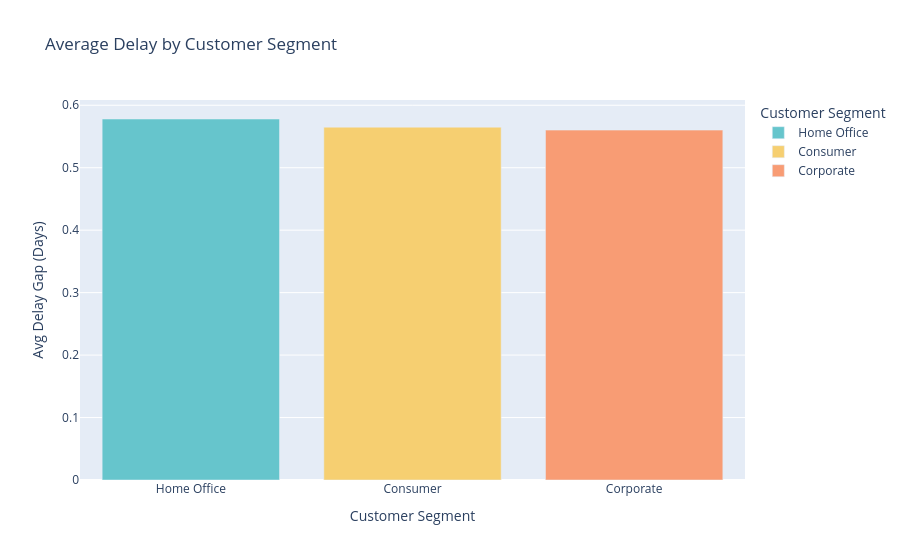

This figure's notebook cell:
### Code cell
# 4. Delays across Customer Segments
segment_delay = df.groupby('customer_segment')['delay_gap'].mean().reset_index()
segment_delay = segment_delay.sort_values(by='delay_gap', ascending=False)

# Create a bar chart for Customer Segments
fig4 = px.bar(segment_delay, 
              x='customer_segment', 
              y='delay_gap',
              title='Average Delay by Customer Segment',
              labels={'customer_segment': 'Customer Segment', 'delay_gap': 'Avg Delay Gap (Days)'},
              color='customer_segment',
              color_discrete_sequence=px.colors.qualitative.Pastel)

fig4.show()

### Figure 1 — Plotly figure (JSON) as saved in the notebook; plotly's stock layout.template omitted (floating-point values rounded to 4 significant figures)
{"data": [{"hovertemplate": "Customer Segment=%{x}<br>Avg Delay Gap (Days)=%{y}<extra></extra>", "legendgroup": "Home Office", "marker": {"color": "rgb(102, 197, 204)", "pattern": {"shape": ""}}, "name": "Home Office", "orientation": "v", "showlegend": true, "textposition": "auto", "type": "bar", "x": ["Home Office"], "xaxis": "x", "y": [0.578], "yaxis": "y"}, {"hovertemplate": "Customer Segment=%{x}<br>Avg Delay Gap (Days)=%{y}<extra></extra>", "legendgroup": "Consumer", "marker": {"color": "rgb(246, 207, 113)", "pattern": {"shape": ""}}, "name": "Consumer", "orientation": "v", "showlegend": true, "textposition": "auto", "type": "bar", "x": ["Consumer"], "xaxis": "x", "y": [0.5649], "yaxis": "y"}, {"hovertemplate": "Customer Segment=%{x}<br>Avg Delay Gap (Days)=%{y}<extra></extra>", "legendgroup": "Corporate", "marker": {"color": "rgb(248, 156, 116)", "pattern": {"shape": ""}}, "name": "Corporate", "orientation": "v", "showlegend": true, "textposition": "auto", "type": "bar", "x": ["Corporate"], "xaxis": "x", "y": [0.5602], "yaxis": "y"}], "layout": {"barmode": "relative", "legend": {"title": {"text": "Customer Segment"}, "tracegroupgap": 0}, "title": {"text": "Average Delay by Customer Segment"}, "xaxis": {"anchor": "y", "categoryarray": ["Home Office", "Consumer", "Corporate"], "categoryorder": "array", "domain": [0, 1], "title": {"text": "Customer Segment"}}, "yaxis": {"anchor": "x", "domain": [0, 1], "title": {"text": "Avg Delay Gap (Days)"}}}}
